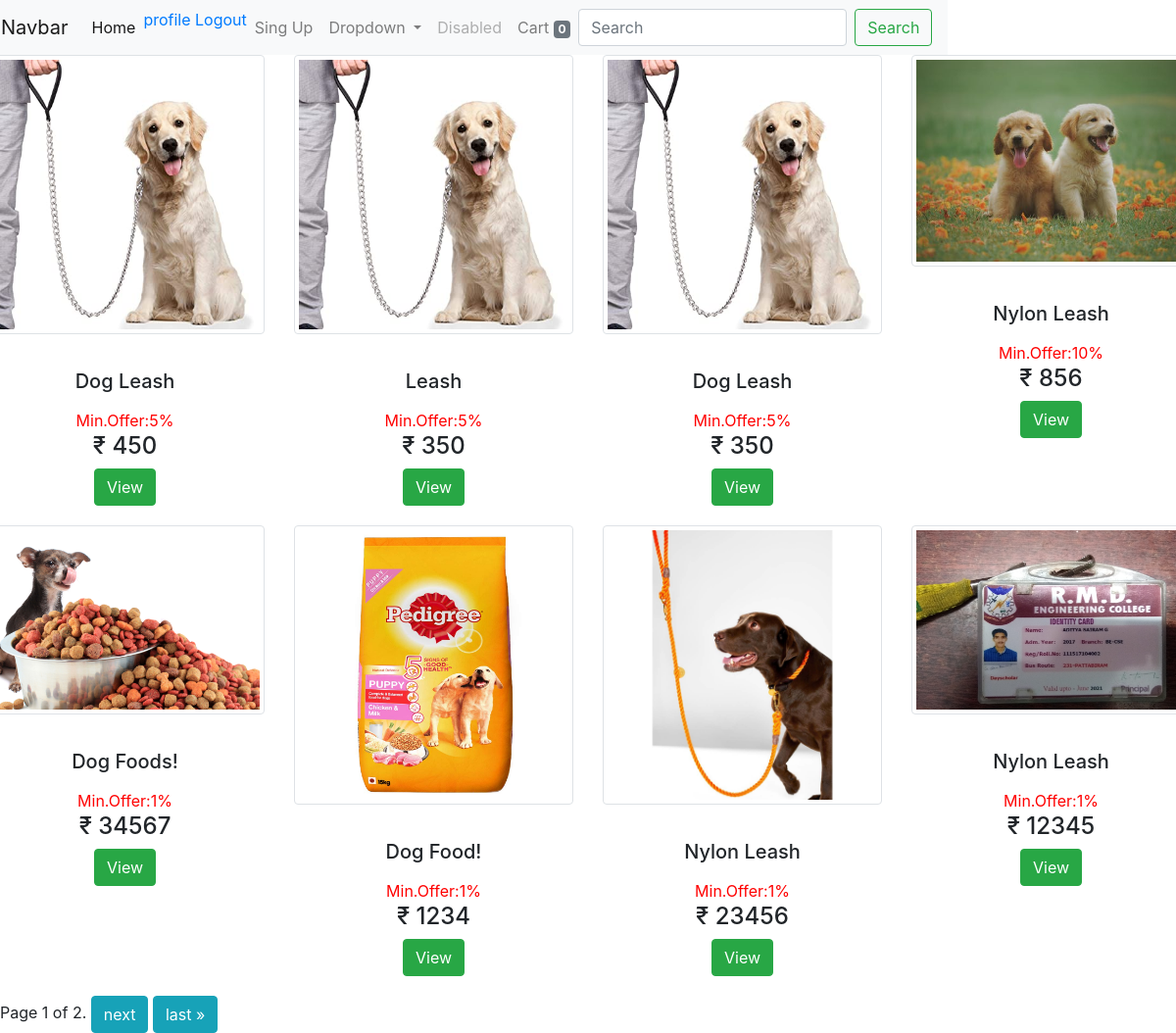
Page /blog/ (signed in) on the committed database.
### blog/models.py (models this page shows, shortened)
class BlogPost(models.Model):
	shop_name = models.ForeignKey(User, default=User, null=True, on_delete=models.SET_NULL)
	image = models.ImageField(upload_to='media/image/', blank=True, null=True)
	image2 = models.ImageField(upload_to='media/image/', blank=True, null=True)
	image3 = models.ImageField(upload_to='media/image/', blank=True, null=True)
	product_name = models.CharField(max_length=120)
	catogory = models.CharField(max_length=120,choices=ITEM_CHOICES,default='')
	price = models.IntegerField(default=True)
	slug  = models.SlugField(unique=True) # hello world -> hello-world
	product_description = models.TextField(null=True, blank=True)
	published_date = models.DateTimeField(auto_now_add=False, null=True, blank=True)
	shop_adress = models.CharField(default=True,max_length=220)
	landmark = models.CharField(max_length=340,default=True)
	mobile_no = models.IntegerField(null=True,blank=False,unique=False)
	timestamp = models.DateTimeField(auto_now_add=True)
	updated = models.DateTimeField(auto_now=True)
	MinOffer = models.IntegerField(default=True)
	Active = models.BooleanField(default=True)
	objects = BlogPostManager()
	class Meta:
		ordering = ["-pk","image","-published_date","-updated","-timestamp"]
	def get_absolute_url(self):
		return f"/blog/{self.slug}"

### blog/views.py (the view)
# urls.py: path('',blog_views.blog_post_list_view,name='blog'),
def blog_post_list_view(request):
	qs_list = BlogPost.objects.all().published()
	if request.user.is_authenticated:
		my_qs = BlogPost.objects.filter(shop_name=request.user)
		qs_list = (my_qs | qs_list).distinct()
	template_name = "blog/blog_post_list.html"
	paginator = Paginator(qs_list,8)
	page = request.GET.get('page')
	try:
		qs = paginator.page(page)
	except PageNotAnInteger:
		qs = paginator.page(1)
	except EmptyPage:
		qs = paginator.page(paginator.num_pages)
	context = {"object_list":qs}
	return render(request,template_name,context)

### blog/models.py (called while the page is built)
    def published(self):
    	now = timezone.now()
    	return self.filter(published_date__lte=now)

    def get_queryset(self):
        return BlogPostQuerySet(self.model, using=self._db)

### blog/templates/blog/blog_post_list.html (shortened to what this page needs)
<!DOCTYPE html>
<html>
{% include 'blog/base.html' %}
<head>
		<link rel="stylesheet" href="https://stackpath.bootstrapcdn.com/bootstrap/4.1.3/css/bootstrap.min.css">
</head>
<body>
        <div class="row">
	{% for object in object_list %}
    <div class="col-sm-3">
	{% include 'blog/listinline1.html'  with blog_post=object %}
	{% endfor %}
</div>
	<div class="pagination">
    <span class="step-links">
        <span class="current">
            Page {{ object_list.number }} of {{ object_list.paginator.num_pages }}.
        </span>
        {% if object_list.has_next %}
            <a class="btn btn-info" href="?page={{ object_list.next_page_number }}">next</a>
            <a class="btn btn-info" href="?page={{ object_list.paginator.num_pages }}">last &raquo;</a>
        {% endif %}
    </span>
</div>
</body>
</html>

### blog/templates/blog/base.html (shortened to what this page needs)
<html>
<head>
	<link rel="stylesheet" href="https://stackpath.bootstrapcdn.com/bootstrap/4.1.3/css/bootstrap.min.css">
</head>
<body>
  <div class="row">
  <nav class="navbar navbar-expand-lg navbar-light bg-light">
  <a class="navbar-brand" href="#">Navbar</a>
  <div class="collapse navbar-collapse" id="navbarSupportedContent">
    <ul class="navbar-nav mr-auto">
      <li class="nav-item active">
        <a class="nav-link" href="/about">Home <span class="sr-only">(current)</span></a>
      </li>
      <li class="nav-item">
      {% if user.is_authenticated %}
            <a href="{% url 'profile' %}">profile</a>
            <a href="{% url 'logout' %}">Logout</a>
          {% else %}
            <a href="{% url 'login' %}">Login</a>
          {% endif %}
      <li class="nav-item">
        <a class="nav-link" href="/register/">Sing Up</a>
      </li>
      <li class="nav-item dropdown">
        <a class="nav-link dropdown-toggle" href="#" id="navbarDropdown" role="button" data-toggle="dropdown" aria-haspopup="true" aria-expanded="false">
          Dropdown
        </a>
      </li>
      <li class="nav-item">
        <a class="nav-link disabled" href="#" tabindex="-1" aria-disabled="true">Disabled</a>
      </li>
       <li class="nav-item">
        <a class="nav-link" href="{% url 'cart' %}">Cart <span class="badge badge-secondary"> {% if not request.session.items_count %} 0 </span>{% else %}<span class="badge badge-secondary"> {{request.session.items_count }} {% endif %}</span> </a>
      </li>
    </ul>
     <form class="form-inline my-2 my-lg-0" action='/search/'>
      <input class="form-control mr-sm-2" type="search" name='q' placeholder="Search" aria-label="Search">
      <button class="btn btn-outline-success my-2 my-sm-0" type="submit">Search</button>
    </form>
  </div>
</nav>
</body>
</html>

### blog/templates/blog/listinline1.html (shortened to what this page needs)
<!DOCTYPE html>
<html>
<head>
  <link rel="stylesheet" href="https://stackpath.bootstrapcdn.com/bootstrap/4.4.1/css/bootstrap.min.css">
</head>
<body>
      <div class="text-center">
         <img class="img-thumbnail" src="{{ blog_post.image.url }}" style="width:100%" />
          <div class="caption">
            <div class="card-body">
            <p><h5 class='card-title'>{{ blog_post.product_name }}</h5></p>
            <large style="color:#FF0000">Min.Offer:{{ blog_post.MinOffer}}%</large>
                <h4>₹ {{ blog_post.price }}</h4>
                 {% if not detail %}
                <a class="btn btn-success" href="{{ blog_post.get_absolute_url }}">View</a>
            {% endif %}
                </div>
          </div>
        </div>
      </div>

### rows in the picture
BlogPost: image (picture), product_name "Dog Leash", MinOffer "5", price "450"
BlogPost: image (picture), product_name "Leash", MinOffer "5", price "350"
BlogPost: image (picture), product_name "Dog Leash", MinOffer "5", price "350"
BlogPost: image (picture), product_name "Nylon Leash", MinOffer "10", price "856"
BlogPost: image (picture), product_name "Dog Foods!", MinOffer "1", price "34567"
BlogPost: image (picture), product_name "Dog Food!", MinOffer "1", price "1234"
BlogPost: image (picture), product_name "Nylon Leash", MinOffer "1", price "23456"
BlogPost: image (picture), product_name "Nylon Leash", MinOffer "1", price "12345"

### other values in the picture
{{ object_list.number }} "1"
{{ object_list.paginator.num_pages }} "2"
